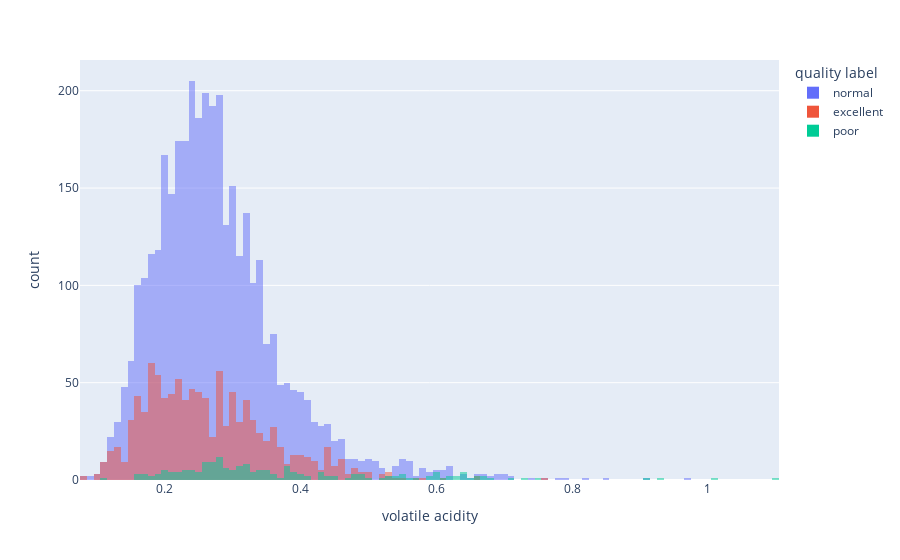

The notebook cell this image was saved under:
### Code cell
df.plot(kind='hist', x='volatile acidity', color='quality label', barmode='overlay')

### Figure 1 — Plotly figure (JSON) as saved in the notebook; plotly's stock layout.template omitted (floating-point values rounded to 4 significant figures; data arrays with more than 128 entries replaced by an {"elided": "..."} marker saying what was removed)
{"data": [{"bingroup": "x", "hovertemplate": "quality label=normal<br>volatile acidity=%{x}<br>count=%{y}<extra></extra>", "legendgroup": "normal", "marker": {"color": "#636efa", "opacity": 0.5, "pattern": {"shape": ""}}, "name": "normal", "orientation": "v", "showlegend": true, "type": "histogram", "x": {"elided": "3655 float values"}, "xaxis": "x", "yaxis": "y"}, {"bingroup": "x", "hovertemplate": "quality label=excellent<br>volatile acidity=%{x}<br>count=%{y}<extra></extra>", "legendgroup": "excellent", "marker": {"color": "#EF553B", "opacity": 0.5, "pattern": {"shape": ""}}, "name": "excellent", "orientation": "v", "showlegend": true, "type": "histogram", "x": {"elided": "1060 float values"}, "xaxis": "x", "yaxis": "y"}, {"bingroup": "x", "hovertemplate": "quality label=poor<br>volatile acidity=%{x}<br>count=%{y}<extra></extra>", "legendgroup": "poor", "marker": {"color": "#00cc96", "opacity": 0.5, "pattern": {"shape": ""}}, "name": "poor", "orientation": "v", "showlegend": true, "type": "histogram", "x": {"elided": "183 float values"}, "xaxis": "x", "yaxis": "y"}], "layout": {"barmode": "overlay", "legend": {"title": {"text": "quality label"}, "tracegroupgap": 0}, "margin": {"t": 60}, "xaxis": {"anchor": "y", "domain": [0, 1], "title": {"text": "volatile acidity"}}, "yaxis": {"anchor": "x", "domain": [0, 1], "title": {"text": "count"}}}}
